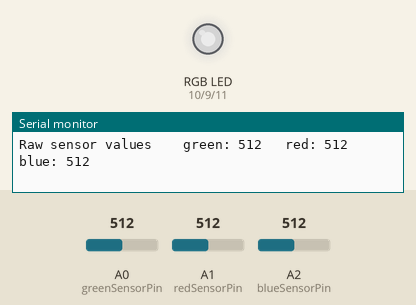
Simulated run of this sketch. Board: Arduino Uno, built with avr-gcc and run on an emulated ATmega328P. On the bench: an RGB LED mixed from three pins (HIGH = lit), the last lines printed to the serial monitor. Inputs (shaded band) come from the test bench; at power-on: A0 (greenSensorPin) = 512, A1 (redSensorPin) = 512, A2 (blueSensorPin) = 512. Dim RGB values are drawn brighter than linear.

Above: at 1.2 s.
1.3 s: A0 (greenSensorPin) set to 410
At 2.6 s:
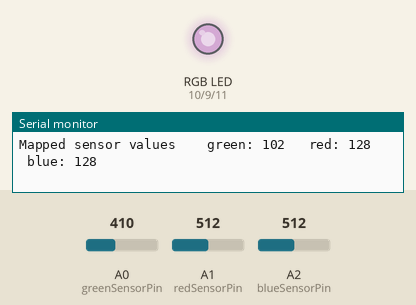
4.3 s: A0 (greenSensorPin) set to 383
At 5.8 s:
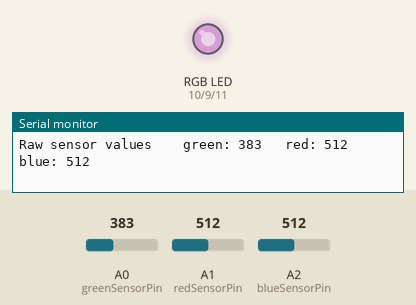
7.3 s: A1 (redSensorPin) set to 410
At 8.1 s:
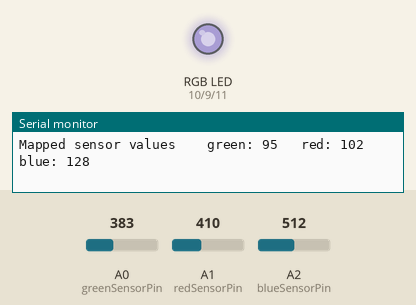
10.3 s: A1 (redSensorPin) set to 383
At 11.1 s:
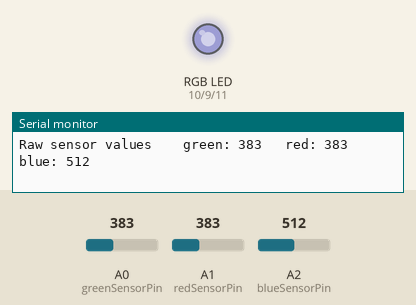
13.3 s: A2 (blueSensorPin) set to 411
At 14.7 s:
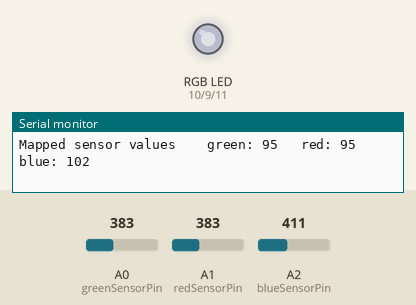
16.3 s: A2 (blueSensorPin) set to 385
At 17.1 s:
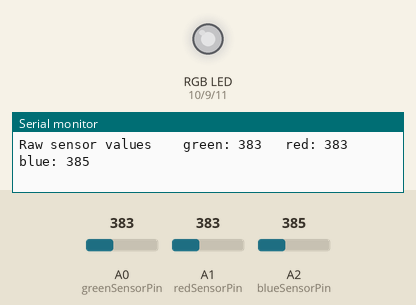
Timing chart, 0 to 19.3 s (numbered marks = the images above; inputs shaded):
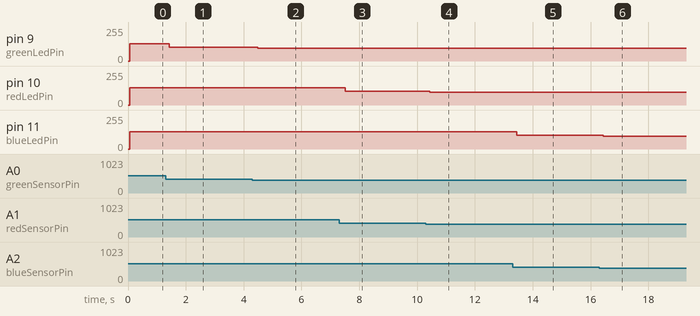

The sketch:

Color_Mixing_Lamp.ino
```cpp
// constants for digital pins that connect to lights
const int greenLedPin = 9;
const int redLedPin = 10;
const int blueLedPin = 11;

// constants for digital pins that connect to sensors
const int greenSensorPin = A0;
const int redSensorPin = A1;
const int blueSensorPin = A2;

// stores the light level of each led
int greenValue = 0;
int redValue = 0;
int blueValue = 0;

// stores the sensor readings
int greenSensorValue = 0;
int redSensorValue = 0;
int blueSensorValue = 0;

void setup() {
  // put your setup code here, to run once:
  Serial.begin(9600);
  pinMode(greenLedPin, OUTPUT);
  pinMode(redLedPin, OUTPUT);
  pinMode(blueLedPin, OUTPUT);
}

void loop() {
  // put your main code here, to run repeatedly:
  // read sensor values, delay since sensors take time to read
  greenSensorValue = analogRead(greenSensorPin);
  delay(5);
  redSensorValue = analogRead(redSensorPin);
  delay(5);
  blueSensorValue = analogRead(blueSensorPin);
  delay(5);

  // print sensor values
  Serial.print("Raw sensor values \t green: ");
  Serial.print(greenSensorValue);
  Serial.print("\t red: ");
  Serial.print(redSensorValue);
  Serial.print("\t blue: ");
  Serial.println(blueSensorValue);

  // convert sensor readings to brightness value
  greenValue = greenSensorValue / 4;
  redValue = redSensorValue / 4;
  blueValue = blueSensorValue / 4;

  // print LED light levels
  Serial.print("Mapped sensor values \t green: ");
  Serial.print(greenValue);
  Serial.print("\t red: ");
  Serial.print(redValue);
  Serial.print("\t blue: ");
  Serial.println(blueValue);

  // set the brightness of the LED lights
  analogWrite(greenLedPin, greenValue);
  analogWrite(redLedPin, redValue);
  analogWrite(blueLedPin, blueValue);
}
```

Measured:
- after the input at 1.3 s, pin 9 (greenLedPin): 128/255 → 102/255 after 0.12 s
- after the input at 4.3 s, pin 9 (greenLedPin): 102/255 → 95/255 after 0.18 s
- after the input at 7.3 s, pin 10 (redLedPin): 128/255 → 102/255 after 0.21 s
- after the input at 10.3 s, pin 10 (redLedPin): 102/255 → 95/255 after 0.13 s
- after the input at 13.3 s, pin 11 (blueLedPin): 128/255 → 102/255 after 0.14 s
- after the input at 16.3 s, pin 11 (blueLedPin): 102/255 → 96/255 after 0.14 s
